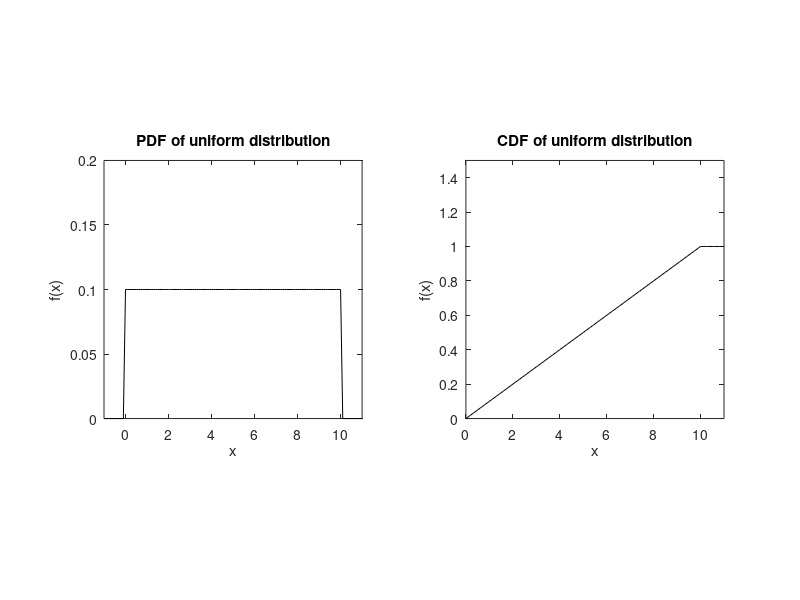

Write MATLAB code to recreate this figure. (Note: this script raises an error after producing the figure.)
%%%%%%%%%%%%%%%%%%%%%%%%%%%%%%%
%%%% Binomial Distribution %%%%
%%%%%%%%%%%%%%%%%%%%%%%%%%%%%%%

% X is a binomial random variablw with parameters (25, 0.2)
% In MATLAB we use `binocdf`

% X is a binomial random variablw with parameters (25, 0.2)
% In MATLAB we use `binocdf` or `binopdf`

prob = binocdf(3,  25, 0.2); % the probability of X less than 3 
prob2 = sum(binopdf(0:3, 25, 0.2)); % the sum of the PDF from 0 to 3 

% this two commands have the same return 

% Get the values for the domain, x. 
x = 0:6; 
% Get the values of the probability density function 
% First for n = 6, p = 0.3
n_1 = 6; p_1 = 0.3;
pdf1 = binopdf(x, n_1, p_1);
%Second for n = 6, p = 0.7
n_2 = 6; p_2 = 0.7;
pdf2 = binopdf(x, n_2, p_2);
% Do the plots 
subplot(1, 2, 1), bar(x, pdf1, 1, 'red')
title("n_1 = 6, p_1 = 0.3")
xlabel("x"), ylabel("f(x)")
axis square
subplot(1,2,2), bar(x, pdf2, 1,'blue')
title("n_2 = 6, p_2 = 0.7")
xlabel("x"), ylabel("f(x)")
axis square

%%%%%%%%%%%%%%%%%%%%%%%%%%%%%%
%%%% Poisson Distribution %%%%
%%%%%%%%%%%%%%%%%%%%%%%%%%%%%%

% this is another way to calculate the cdf and pdf 
% X = 3, lambda = 4
X = 0:3; lambda = 4;
prob_P = cdf("Poisson", 3, 4);
Pro_P2 = sum(pdf("Poisson",0:3, 4));
pdf_P = poisspdf(X, 4);
subplot(1,1,1), bar(X, pdf_P, 'white')
title("Poission")
xlabel("x"), ylabel("f(x)")
axis square

%%%%%%%%%%%%%%%%%%%%%%%%%%%%%%
%%%% Uniform Distribution %%%%
%%%%%%%%%%%%%%%%%%%%%%%%%%%%%%

% get the domin over which we will
% evaluate the functions 
x = -1:.1:11;
% get the probability density function values at x
pdf = unifpdf(x, 0, 10);
% get the cumulate density function 
cdf = unifcdf(x, 0, 10);

%plot pdf & cdf
subplot(1,2,1);
plot(x,pdf, 'black');
title("PDF of uniform distribution");
xlabel("x"), ylabel("f(x)")
axis([-1 11 0 0.2]);
axis square

subplot(1,2,2);
plot(x,cdf, 'black');
title("CDF of uniform distribution");
xlabel("x"), ylabel("f(x)");
axis([0 11 0 1.5]);
axis square

%%%%%%%%%%%%%%%%%%%%%%%%%%%%%
%%%% Normal Distribution %%%%
%%%%%%%%%%%%%%%%%%%%%%%%%%%%%

% set up the parameter for the normal distribution 
mu = 0;
sigma = 1;
% Set up the upper and lower limits, these are in the two element vector 'specs'
specs = [-1, 1];
prob = normspec(specs, mu, sigma, "inside");
prob2 = normspec(specs, mu, sigma, "outside");



%%%%%%%%%%%%%%%%%%%%%%%%%%%%%%%%%%
%%%% Exponential Distribution %%%%
%%%%%%%%%%%%%%%%%%%%%%%%%%%%%%%%%%

x = 0:10;
pdf = exppdf(x, 12);
cdf = expcdf(x, 12);

subplot(1,2,1);
plot(x,pdf,'red')
xlabel('x'); ylabel('f(x)');
title('PDF of Exponential Distribution');
axis square

subplot(1,2,2)
plot(x,cdf, 'blue')
xlabel('x'); ylabel('f(x)');
title('CDF of Exponential Distribution');
axis square


%%%%%%%%%%%%%%%%%%%%%%%%%%%%
%%%% Gamma Distribution %%%%
%%%%%%%%%%%%%%%%%%%%%%%%%%%%

% get the domin over which to evaluate the functions
x = 0:.01:3;
% get the functions values for  different values of lambda 
y1 = gampdf(x, 1, 1/1);
y2 = gampdf(x, 2, 1/2);
y3 = gampdf(x, 3, 1/3);

%plot the functions 
subplot(1,1,1);
plot(x, y1,'r', x, y2, 'g', x, y3, 'b');
title('PDF of Gamma Distribution');
xlabel('x'); ylabel('f(x)')

%%%%%%%%%%%%%%%%%%%%%%%%%%%%%%%%%
%%%% Chi-Square Distribution %%%% 
%%%%%%%%%%%%%%%%%%%%%%%%%%%%%%%%%

chi2_pdf = chi2pdf(x,2);
subplot(1,1,1);
plot(x,chi2_pdf,'b')
title('PDF of Chi-Square Distribution')

%%%%%%%%%%%%%%%%%%%%%%%%%%%%%%
%%%% Weibull Distribution %%%%
%%%%%%%%%%%%%%%%%%%%%%%%%%%%%%

t = 0:0.1:4.5;
h1 = exppdf(t,0.8862)./(1-expcdf(t,0.8862));
h2 = wblpdf(t,1,2)./(1-wblcdf(t,1,2));
plot(t,h1,'--',t,h2,'-')

%%%%%%%%%%%%%%%%%%%%%%%%%%%
%%%% Beta Distribution %%%%
%%%%%%%%%%%%%%%%%%%%%%%%%%%

% get the domain over which to evaluate the density function 
x = 0.01:.01:.99;
%get the values for the density function 
y1 = betapdf(x, 0.5, 0.5);
y2 = betapdf(x, 3, 3);
%plot the results 
plot(x, y1, 'r', x, y2, 'b');
title('PDFs of Beta Distribution')
xlabel('x'); ylabel('f(x)')

%%%%%%%%%%%%%%%%%%%%%%%%%%%%%%%%%%%%%%%%%%
%%%% Multivariate Normal Distribution %%%%
%%%%%%%%%%%%%%%%%%%%%%%%%%%%%%%%%%%%%%%%%%
mu = [1 -1];
SIGMA = [.9 .4; .4 .3];
figure;
[X1,X2] = meshgrid(linspace(-1,3,25)',linspace(-3,1,25)');
X = [X1(:) X2(:)];
pdf = mvnpdf(X,mu,SIGMA);
surf(X1,X2,reshape(pdf,25,25));
cdf = mvncdf(X,mu,SIGMA);
surf(X1,X2,reshape(cdf,25,25));